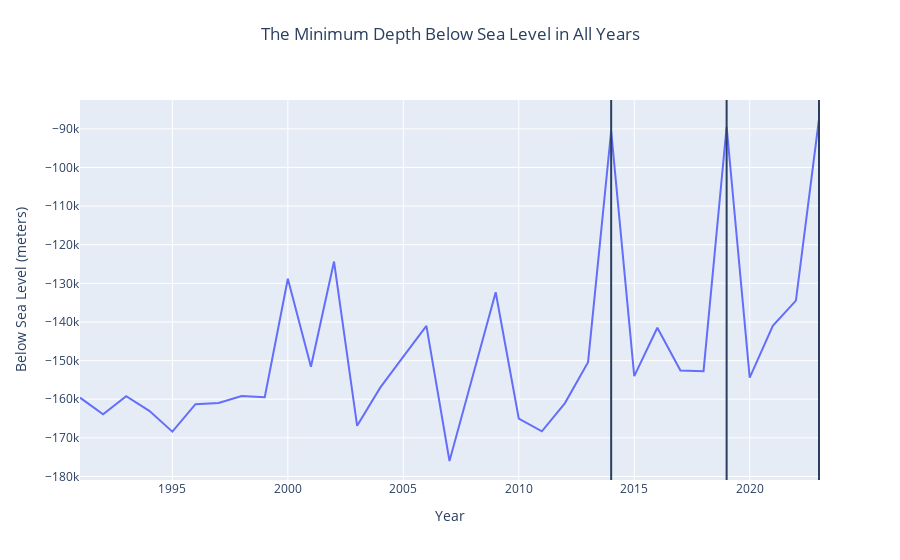

The notebook cell this image was saved under:
### Markdown cell above
# Q3: Do the depths of the earthquake epicenters remain constant at a certain level or do they vary?

### Code cell
fig = px.line(df_depth, x='Year', y='MinBelowSeaLevel',
             labels={'Year': 'Year', 'MinBelowSeaLevel': 'Below Sea Level (meters)'},
             title='The Minimum Depth Below Sea Level in All Years')

fig.update_layout( 
    title=dict(
        text='The Minimum Depth Below Sea Level in All Years',
        x=0.5,
        y=0.95,
    ),
)
fig.add_vline(x=2014)
fig.add_vline(x=2019)
fig.add_vline(x=2023)

fig.show()

### Figure 1 — Plotly figure (JSON) as saved in the notebook; plotly's stock layout.template omitted (floating-point values rounded to 4 significant figures)
{"data": [{"hovertemplate": "Year=%{x}<br>Below Sea Level (meters)=%{y}<extra></extra>", "legendgroup": "", "line": {"color": "#636efa", "dash": "solid"}, "marker": {"symbol": "circle"}, "mode": "lines", "name": "", "orientation": "v", "showlegend": false, "type": "scatter", "x": [1991, 1992, 1993, 1994, 1995, 1996, 1997, 1998, 1999, 2000, 2001, 2002, 2003, 2004, 2005, 2006, 2007, 2008, 2009, 2010, 2011, 2012, 2013, 2014, 2015, 2016, 2017, 2018, 2019, 2020, 2021, 2022, 2023], "xaxis": "x", "y": [-159600, -163900, -159200.0, -163000, -168400, -161300, -161000, -159200, -159500, -128800.0, -151600, -124400.0, -166900, -157000, -149000, -141000, -176000, -154000, -132300, -165000, -168300, -161000, -150400, -90600, -154030, -141510, -152590, -152800.0, -89460, -154430, -140980, -134490, -87455], "yaxis": "y"}], "layout": {"legend": {"tracegroupgap": 0}, "shapes": [{"type": "line", "x0": 2014, "x1": 2014, "xref": "x", "y0": 0, "y1": 1, "yref": "y domain"}, {"type": "line", "x0": 2019, "x1": 2019, "xref": "x", "y0": 0, "y1": 1, "yref": "y domain"}, {"type": "line", "x0": 2023, "x1": 2023, "xref": "x", "y0": 0, "y1": 1, "yref": "y domain"}], "title": {"text": "The Minimum Depth Below Sea Level in All Years", "x": 0.5, "y": 0.95}, "xaxis": {"anchor": "y", "domain": [0, 1], "title": {"text": "Year"}}, "yaxis": {"anchor": "x", "domain": [0, 1], "title": {"text": "Below Sea Level (meters)"}}}}
